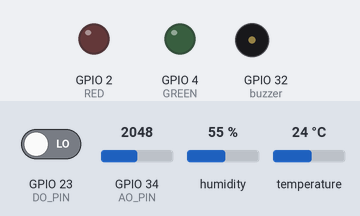
A sketch run on a simulated ESP32. On the bench: output pins drawn as LEDs (lit = HIGH), buzzer (waves = sounding, pin HIGH). The inputs (shaded band) are chosen by the test bench; at power-on: GPIO 23 (DO_PIN) LOW, GPIO 34 (AO_PIN) = 2048, humidity 55 %, temperature 24 °C. WiFi joins after 1.5 s; servers stay silent unless stated; the modem accepts every AT command (registered, SIM ready, sends succeed) and sends nothing else; web services answer with replies made up by the test bench; what the sketch prints to the serial monitor is not drawn.

Above: at 1.7 s.
At 25.3 s:
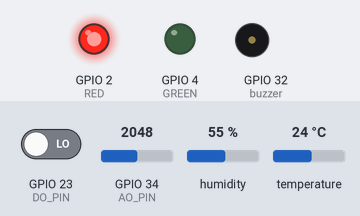
At 42.94 s:
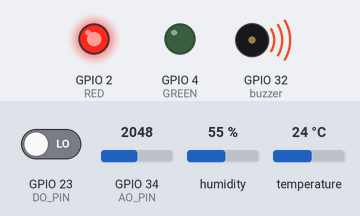
Timing chart, 0 to 43.4 s (numbered marks = the images above):
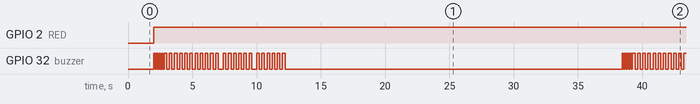

Measured:
- by itself, GPIO 2 (RED): LOW → HIGH at 2.0 s
- by itself, GPIO 32 (buzzer): moves between LOW and HIGH, repeating every 36.4 s
- by itself, everything shown: repeats every 36.4 s, in 48 steps

The sketch:

fire_detection_system.ino
```cpp
#include <WiFi.h>
#include <HTTPClient.h>
#include <DHT.h>

WiFiClient client;
HTTPClient http;

#define DHT11PIN 19 //Tenpertaure sensor
#define DO_PIN 23 // Flame sensor
//#define fire 16
#define GREEN 4 // Green led
#define RED 2 // Red led
#define buzzer 32 // buzzer
#define AO_PIN 34 // MQ2
DHT dht(DHT11PIN, DHT11);
int fire_Val = 0;

const char* ssid = "iPhoneeee"; // Replace with your WiFi SSID
const char* password = "tunde102"; // Replace with your WiFi password
//////////harris for thingspeak log-in/////////////////
String url;
String API = "TGYGC49LPOSOSF87";
String FieldNo = "1";

String url1;
String API1 = "TGYGC49LPOSOSF87";
String FieldNo2 = "2";

HardwareSerial mySerial(1); // You can use Serial1 or Serial2

void setup()
{
  Serial.begin(115200);
  delay(10);

  dht.begin();

  WiFi.begin(ssid, password);
  Serial.print("Connecting to Wi-Fi");
  while (WiFi.status() != WL_CONNECTED) {
    delay(500);
    Serial.print(".");
  }
  Serial.println("");
  Serial.println("WiFi connected");

  pinMode(DO_PIN, INPUT);
  pinMode(AO_PIN, INPUT);
  pinMode(GREEN, OUTPUT);
  pinMode(RED, OUTPUT);
  pinMode(buzzer, OUTPUT);
  //Serial2.begin(115200);
  // delay(3000);
  //test_sim800_module();
  //  send_SMS();
}

void loop()
{
  updateSerial();
  int flame_state = digitalRead(DO_PIN);
  int gasValue = analogRead(AO_PIN);
  if (flame_state == HIGH) {
    flame1();
  }
  else {
    flame2();
  }


  Serial.print("MQ2 sensor value: ");
  Serial.println(gasValue);
  float h = dht.readHumidity(); // Read humidity
  float t = dht.readTemperature(); // Read temperature in Celsius

  if (isnan(h) || isnan(t)) {
    Serial.println("Failed to read from DHT sensor!");
    return;
  }

  url = "http://api.thingspeak.com/update?api_key=";
  url += API;
  url += "&field" + FieldNo;
  url += "=";
  url += t;

  url1 = "http://api.thingspeak.com/update?api_key=";
  url1 += API1;
  url1 += "&field" + FieldNo2;
  url1 += "=";
  url1 += gasValue;

  http.begin(client, url);
  Serial.println("waiting for response");
  int httpcode = http.GET();
  if (httpcode > 0) {
    Serial.println(h);
    Serial.println("-data sent successfully");
  } else {
    Serial.println("Error sending data");
  }
  http.end();
  delay(300);

  http.begin(client, url1);
  Serial.println("waiting for response");
  int httpcode1 = http.GET();
  if (httpcode1 > 0) {
    Serial.println(t);
    Serial.println("-data sent successfully");
  } else {
    Serial.println("Error sending data");
  }
  http.end();
  delay(300);

  Serial.print("Temperature: ");
  Serial.print(t);
  delay(1000);
  Serial.print("ºC ");
  Serial.print("Humidity: ");
  Serial.println(h);
  delay(1000);
}


void flame1() {
  Serial.println("The fire is NOT detected");
  //delay(1000);
  digitalWrite(GREEN, HIGH);
  digitalWrite(RED, LOW);
  //delay(200);

}

void flame2() {
  Serial.println("The fire is detected");
  digitalWrite(RED, HIGH);
  //delay(6000);
  digitalWrite(GREEN, LOW);
  buzzer_sound();
  // send_SMS();
  call_fire();

}

void buzzer_sound() {
  digitalWrite(buzzer, HIGH);
  delay(100);
  digitalWrite(buzzer, LOW);
  delay(100);
  digitalWrite(buzzer, HIGH);
  delay(100);
  digitalWrite(buzzer, LOW);
  delay(100);
  digitalWrite(buzzer, HIGH);
  delay(100);
  digitalWrite(buzzer, LOW);
  delay(100);
  digitalWrite(buzzer, HIGH);
  delay(100);
  digitalWrite(buzzer, LOW);
  delay(100);
  digitalWrite(buzzer, HIGH);
  delay(200);
  digitalWrite(buzzer, LOW);
  delay(200);
  digitalWrite(buzzer, HIGH);
  delay(200);
  digitalWrite(buzzer, LOW);
  delay(200);
  digitalWrite(buzzer, HIGH);
  delay(200);
  digitalWrite(buzzer, LOW);
  delay(200);
  digitalWrite(buzzer, HIGH);
  delay(200);
  digitalWrite(buzzer, LOW);
  delay(200);
  digitalWrite(buzzer, HIGH);
  delay(200);
  digitalWrite(buzzer, LOW);
  delay(200);
  digitalWrite(buzzer, HIGH);
  delay(200);
  digitalWrite(buzzer, LOW);
  delay(200);
  digitalWrite(buzzer, HIGH);
  delay(200);
  digitalWrite(buzzer, LOW);
  delay(200);
  digitalWrite(buzzer, HIGH);
  delay(200);
  digitalWrite(buzzer, LOW);
  delay(200);
  digitalWrite(buzzer, HIGH);
  delay(200);
  digitalWrite(buzzer, LOW);
  delay(200);
  digitalWrite(buzzer, HIGH);
  delay(200);
  digitalWrite(buzzer, LOW);
  delay(200);
  digitalWrite(buzzer, HIGH);
  delay(200);
  digitalWrite(buzzer, LOW);
  delay(200);
  digitalWrite(buzzer, LOW);
  delay(200);
  digitalWrite(buzzer, HIGH);
  delay(200);
  digitalWrite(buzzer, LOW);
  delay(200);
  digitalWrite(buzzer, HIGH);
  delay(200);
  digitalWrite(buzzer, LOW);
  delay(200);
  digitalWrite(buzzer, HIGH);
  delay(200);
  digitalWrite(buzzer, LOW);
  delay(200);
  digitalWrite(buzzer, HIGH);
  delay(200);
  digitalWrite(buzzer, LOW);
  delay(200);
  digitalWrite(buzzer, HIGH);
  delay(200);
  digitalWrite(buzzer, LOW);
  delay(200);
  digitalWrite(buzzer, HIGH);
  delay(200);
  digitalWrite(buzzer, LOW);
  delay(200);
  digitalWrite(buzzer, LOW);
  delay(200);
  digitalWrite(buzzer, HIGH);
  delay(200);
  digitalWrite(buzzer, LOW);
  delay(200);
  digitalWrite(buzzer, HIGH);
  delay(200);
  digitalWrite(buzzer, LOW);
  delay(200);
  digitalWrite(buzzer, HIGH);
  delay(200);
  digitalWrite(buzzer, LOW);
  delay(200);
  digitalWrite(buzzer, HIGH);
  delay(200);
  digitalWrite(buzzer, LOW);
  delay(200);
  digitalWrite(buzzer, HIGH);
  delay(200);
  digitalWrite(buzzer, LOW);
  delay(200);
  digitalWrite(buzzer, HIGH);
  delay(200);
  digitalWrite(buzzer, LOW);
  delay(200);
}
////////////////////////////
/*void mySensor()
  {
  fire_Val = digitalRead(fire);
  if (fire_Val == LOW)
  {
    Blynk.logEvent("fire_alert");
    digitalWrite(GREEN, LOW);
    digitalWrite(RED, HIGH);
    digitalWrite(buzzer, HIGH);
    //Blynk.virtualWrite(V0, 1);
    Serial.print("fIRE Level: ");
    Serial.println(fire_Val);
    led.on();
  }
  else
  {
    digitalWrite(GREEN, HIGH);
    digitalWrite(RED, LOW);
    digitalWrite(buzzer, LOW);
    //Blynk.virtualWrite(V0, 0);
    Serial.print("fIRE Level: ");
    Serial.println(fire_Val);
    led.off();
  }
  }

*/

void test_sim800_module()
{
  Serial2.println("AT");
  updateSerial();
  Serial.println();
  Serial2.println("AT+CSQ");
  updateSerial();
  Serial2.println("AT+CCID");
  updateSerial();
  Serial2.println("AT+CREG?");
  updateSerial();
  Serial2.println("ATI");
  updateSerial();
  Serial2.println("AT+CBC");
  updateSerial();
}


void updateSerial()
{
  delay(500);
  while (Serial.available())
  {
    Serial2.write(Serial.read());//Forward what Serial received to Software Serial Port
  }
  while (Serial2.available())
  {
    Serial.write(Serial2.read());//Forward what Software Serial received to Serial Port
  }
}


void send_SMS()
{
  Serial2.println("AT+CMGF=1"); // Configuring TEXT mode
  updateSerial();
  Serial2.println("AT+CMGS=\"+2348052452379\"");//change ZZ with country code and xxxxxxxxxxx with phone number to sms
  updateSerial();
  Serial2.print("FIRE DETECTED, CALL THE FIRE SERVICE!!!"); //text content
  updateSerial();
  Serial.println();
  Serial.println("Message Sent");
  Serial2.write(26);
}

void call_fire()
{
  //Begin serial communication with Arduino IDE (Serial Monitor)
  Serial2.begin(115200);

  //Begin serial communication with ESP32 and SIM800L
  mySerial.begin(9600, SERIAL_8N1, 16, 17); // Change GPIO 16, 17 to the pins you are using for Rx, Tx

  Serial2.println("Initializing...");
  delay(1000);

  mySerial.println("AT"); // Once the handshake test is successful, it will respond with OK
  updateSerial();

  mySerial.println("ATD+2348052452379;"); // Dialing the Nigerian number
  // Change ZZ with country code and xxxxxxxxxxx with phone number to dial
  updateSerial();

  delay(20000); // Wait for 20 seconds...

  mySerial.println("ATH"); // Hang up
  updateSerial();
}
```
